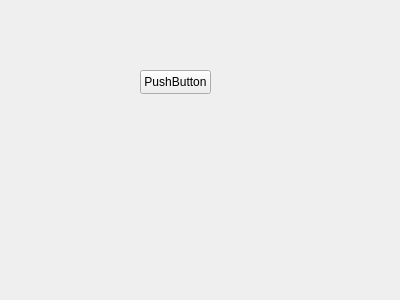
<?xml version="1.0" encoding="UTF-8"?>
<ui version="4.0">
 <class>History</class>
 <widget class="QWidget" name="History">
  <property name="geometry">
   <rect>
    <x>0</x>
    <y>0</y>
    <width>400</width>
    <height>300</height>
   </rect>
  </property>
  <property name="windowTitle">
   <string>Form</string>
  </property>
  <widget class="QPushButton" name="pushButton">
   <property name="geometry">
    <rect>
     <x>140</x>
     <y>70</y>
     <width>71</width>
     <height>24</height>
    </rect>
   </property>
   <property name="text">
    <string>PushButton</string>
   </property>
  </widget>
 </widget>
 <resources/>
 <connections/>
</ui>
